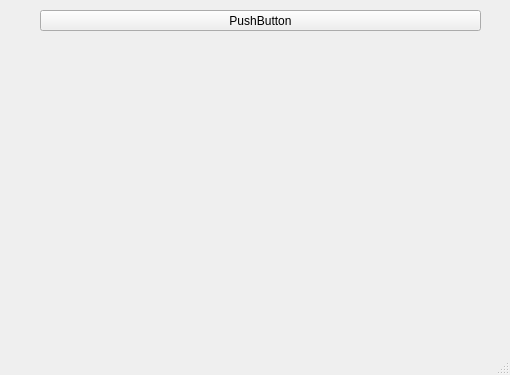
<?xml version="1.0" encoding="UTF-8"?>
<ui version="4.0">
 <class>MainWindow</class>
 <widget class="QMainWindow" name="MainWindow">
  <property name="geometry">
   <rect>
    <x>0</x>
    <y>0</y>
    <width>510</width>
    <height>375</height>
   </rect>
  </property>
  <property name="cursor">
   <cursorShape>PointingHandCursor</cursorShape>
  </property>
  <property name="windowTitle">
   <string>Ventana principal</string>
  </property>
  <property name="windowIcon">
   <iconset>
    <normaloff>Logo Minpal.png</normaloff>Logo Minpal.png</iconset>
  </property>
  <property name="styleSheet">
   <string notr="true"/>
  </property>
  <widget class="QWidget" name="centralwidget">
   <widget class="QPushButton" name="boton">
    <property name="enabled">
     <bool>true</bool>
    </property>
    <property name="geometry">
     <rect>
      <x>40</x>
      <y>10</y>
      <width>441</width>
      <height>21</height>
     </rect>
    </property>
    <property name="styleSheet">
     <string notr="true"/>
    </property>
    <property name="text">
     <string>PushButton</string>
    </property>
   </widget>
  </widget>
  <widget class="QMenuBar" name="menubar">
   <property name="geometry">
    <rect>
     <x>0</x>
     <y>0</y>
     <width>510</width>
     <height>21</height>
    </rect>
   </property>
  </widget>
  <widget class="QStatusBar" name="statusbar"/>
 </widget>
 <resources/>
 <connections/>
</ui>
